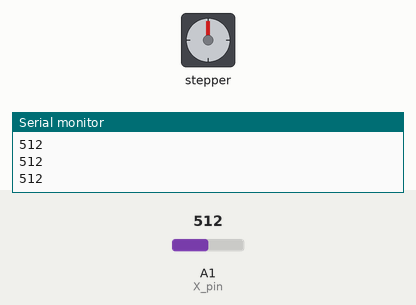
A sketch run on a simulated Arduino Uno, built with avr-gcc and run on an emulated ATmega328P. Parts: stepper motor, the last lines printed to the serial monitor. The test bench sets the inputs (shaded band); at power-on: A1 (X_pin) = 512. Stepper angles assume 2048 steps per turn.

Above: at 1.2 s.
1.3 s: A1 (X_pin) set to 582
2.8 s: A1 (X_pin) set to 609
At 3.26 s:
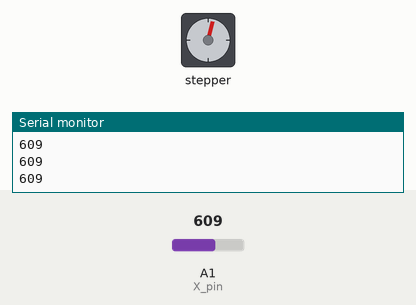
At 3.74 s:
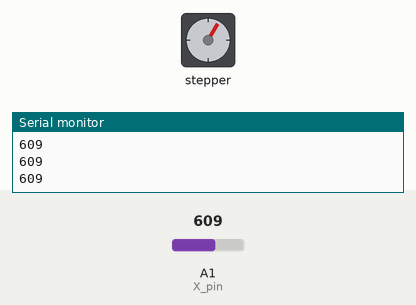
5.8 s: A1 (X_pin) set to 390
At 5.97 s:
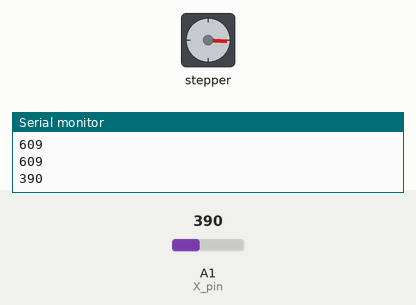
Timing chart, 0 to 23.8 s (numbered marks = the images above; inputs shaded):
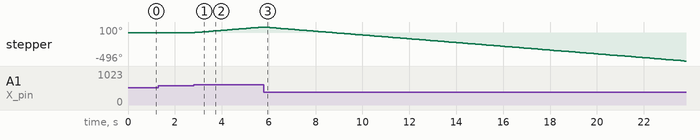

Measured:
- the behaviour switches between 600 and 601 on A1 (X_pin) (found by bisection; images 0 and 1)
- after the input at 2.8 s, stepper: keeps turning clockwise at about 34°/s, starting at once

The sketch:

steppercontrol.ino
```cpp
/* CONTROLS THE STEPPER MOTOR USING THE JOYSTICK, THE MAIN THEME OF THIS CODE IS THAT IT IS A JOYSTICK INPUT*/

#include <Stepper.h>

const int stepsPerRevolution = 2048;  // Number of steps per revolution for the stepper motor
const int rpm = 15;                    // Speed in revolutions per minute
const int X_pin = A1;                  // Joystick X-axis input pin

// Define the stepper motor control pins
Stepper myStepper(stepsPerRevolution, 2, 3, 4, 5); // Pin 2, 3, 4, 5 control the stepper motor

void setup() {
  myStepper.setSpeed(rpm);  // Set the stepper motor speed (15 RPM)
  Serial.begin(9600);       // Initialize serial communication for debugging (optional)
}

void loop() {
  int joystickValue = analogRead(X_pin);  // Read joystick X-axis value (0 to 1023)

  // Debugging: Print joystick value to the serial monitor (optional)
  Serial.println(joystickValue);

  // Move the motor depending on the joystick position
  if (joystickValue < 400) {
    myStepper.step(-30);  // Move motor counterclockwise (30 steps)
  } else if (joystickValue > 600) {
    myStepper.step(30);   // Move motor clockwise (30 steps)
  }

  delay(100);  // Small delay to control the frequency of joystick updates
} 
```
